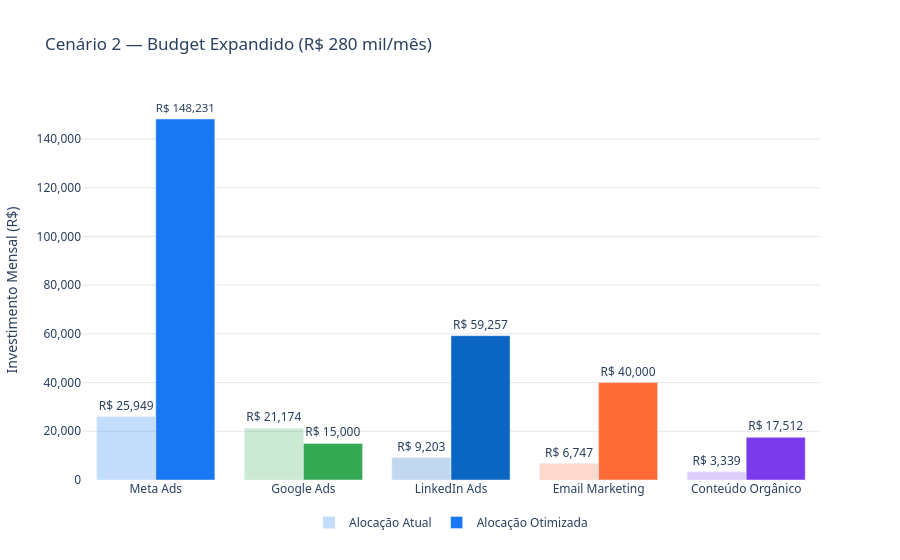

Here is the notebook cell this chart was saved with:
### Code cell
# Gráfico comparativo — Cenário 2
fig_comp2 = plot_budget_optimization_comparison(comp2)
fig_comp2.update_layout(title="Cenário 2 — Budget Expandido (R$ 280 mil/mês)")
fig_comp2.show()

### Figure 1 — Plotly figure (JSON) as saved in the notebook; plotly's stock layout.template omitted (floating-point values rounded to 4 significant figures)
{"data": [{"marker": {"color": ["rgba(24,119,242,0.25)", "rgba(52,168,83,0.25)", "rgba(10,102,194,0.25)", "rgba(255,107,53,0.25)", "rgba(124,58,237,0.25)"]}, "name": "Alocação Atual", "text": ["R$ 25,949", "R$ 21,174", "R$ 9,203", "R$ 6,747", "R$ 3,339"], "textposition": "outside", "type": "bar", "x": ["Meta Ads", "Google Ads", "LinkedIn Ads", "Email Marketing", "Conteúdo Orgânico"], "y": [25950.0, 21170.0, 9203.0, 6747.0, 3339.0]}, {"marker": {"color": ["#1877F2", "#34A853", "#0A66C2", "#FF6B35", "#7C3AED"]}, "name": "Alocação Otimizada", "text": ["R$ 148,231", "R$ 15,000", "R$ 59,257", "R$ 40,000", "R$ 17,512"], "textposition": "outside", "type": "bar", "x": ["Meta Ads", "Google Ads", "LinkedIn Ads", "Email Marketing", "Conteúdo Orgânico"], "y": [148200.0, 15000.0, 59260.0, 40000.0, 17510.0]}], "layout": {"barmode": "group", "font": {"family": "Segoe UI, Arial, sans-serif"}, "legend": {"orientation": "h", "x": 0.5, "xanchor": "center", "y": -0.15, "yanchor": "bottom"}, "plot_bgcolor": "white", "title": {"text": "Cenário 2 — Budget Expandido (R$ 280 mil/mês)"}, "yaxis": {"gridcolor": "#E5E7EB", "tickformat": ",.0f", "title": {"text": "Investimento Mensal (R$)"}}}}
